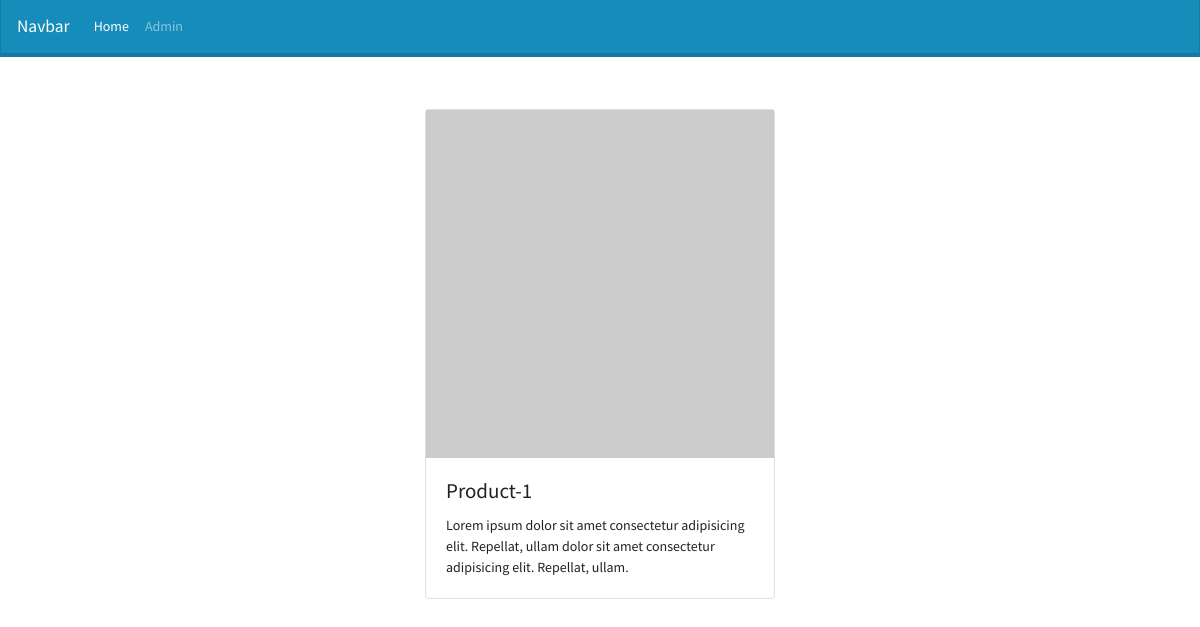
Screenshot of /?action=productDetails&id=1 with the database file from the repository.
### tables this page shows
CREATE TABLE IF NOT EXISTS `products` (
  `id` int(10) UNSIGNED NOT NULL AUTO_INCREMENT,
  `title` varchar(55) DEFAULT NULL,
  `description` text DEFAULT NULL,
  `image` varchar(255) DEFAULT NULL,
  PRIMARY KEY (`id`)
);

### src/Controller/ProductController.php (called while the page is built, shortened)
<?php
class ProductController
{
    protected $productManager;
    public function __construct(ManagerInterface $manager)
    {
        $this->productManager = $manager;
    }
    public function read()
    {
        $product = $this->productManager->selectProduct($_GET['id']);
        require __DIR__."/../View/read.html.php";
    }
}

### src/Model/ProductManager.php (called while the page is built, shortened)
<?php
class ProductManager implements ManagerInterface
{
    protected $database;
    public function __construct()
    {
        $this->database = new PDO('mysql:host=localhost;dbname=ecommerce;charset=utf8', 'root', '', [
            PDO::ATTR_ERRMODE => PDO::ERRMODE_EXCEPTION,
            PDO::ATTR_DEFAULT_FETCH_MODE => PDO::FETCH_CLASS
            ]);
    }
    public function selectProduct(int $productId): Product
    {
        $request = $this->database->prepare('SELECT id, title, description, image FROM products WHERE id = :id');
        $request->execute([
            'id' => $productId
        ]);
        $request->setFetchMode(PDO::FETCH_CLASS, Product::class);
        $data = $request->fetch();
        return $data;
    }
}

### src/Entity/Product.php (called while the page is built, shortened)
<?php
class Product
{
    private $title;
    private $description;
    private $image;
    public function getTitle()
    {
        return $this->title;
    }
    public function getDescription()
    {
        return $this->description;
    }
    public function getImage()
    {
        return $this->image;
    }
}

### src/View/read.html.php (the view)
<?php require "header.html.php";?>
<div class="row">
        <div class="col-4 m-1 mx-auto">
            <div class="card" data-aos="flip-up">
                <img src="<?= $product->getImage() ?>" class="img-fluid" alt="">
                <div class="card-body">
                    <h4 class="card-title"> <?= $product->getTitle() ?> </h4>
                    <p class="card-text"> <?= $product->getDescription() ?> </p>
                </div>
            </div>
        </div>
</div>
<?php require "footer.html.php";?>

### rows the page displays
products: title "Product-1", description "Lorem ipsum dolor sit amet consectetur adipisicing elit. Repellat, ullam dolor sit amet consectetur adipisicing elit. Repellat, ullam."
